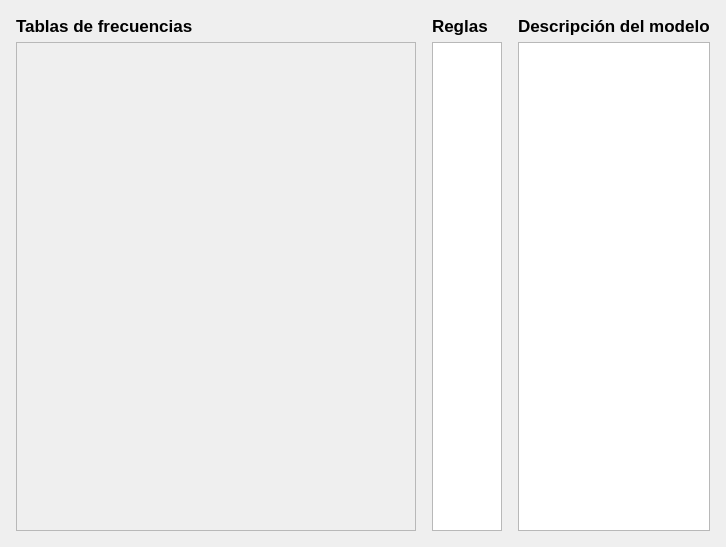
<?xml version="1.0" encoding="UTF-8"?>
<ui version="4.0">
 <class>Form</class>
 <widget class="QWidget" name="Form">
  <property name="geometry">
   <rect>
    <x>0</x>
    <y>0</y>
    <width>715</width>
    <height>547</height>
   </rect>
  </property>
  <property name="windowTitle">
   <string>Form</string>
  </property>
  <layout class="QHBoxLayout" name="horizontalLayout">
   <item>
    <layout class="QVBoxLayout" name="verticalLayout">
     <property name="leftMargin">
      <number>5</number>
     </property>
     <property name="topMargin">
      <number>5</number>
     </property>
     <property name="rightMargin">
      <number>5</number>
     </property>
     <property name="bottomMargin">
      <number>5</number>
     </property>
     <item>
      <widget class="QLabel" name="label">
       <property name="sizePolicy">
        <sizepolicy hsizetype="Preferred" vsizetype="Preferred">
         <horstretch>0</horstretch>
         <verstretch>0</verstretch>
        </sizepolicy>
       </property>
       <property name="font">
        <font>
         <pointsize>13</pointsize>
         <weight>75</weight>
         <bold>true</bold>
        </font>
       </property>
       <property name="text">
        <string>Tablas de frecuencias</string>
       </property>
      </widget>
     </item>
     <item>
      <widget class="QScrollArea" name="scrollArea">
       <property name="sizePolicy">
        <sizepolicy hsizetype="Preferred" vsizetype="Expanding">
         <horstretch>0</horstretch>
         <verstretch>0</verstretch>
        </sizepolicy>
       </property>
       <property name="minimumSize">
        <size>
         <width>400</width>
         <height>0</height>
        </size>
       </property>
       <property name="widgetResizable">
        <bool>true</bool>
       </property>
       <widget class="QWidget" name="scrollAreaWidgetContents">
        <property name="geometry">
         <rect>
          <x>0</x>
          <y>0</y>
          <width>398</width>
          <height>490</height>
         </rect>
        </property>
        <layout class="QVBoxLayout" name="verticalLayout_4"/>
       </widget>
      </widget>
     </item>
    </layout>
   </item>
   <item>
    <layout class="QVBoxLayout" name="verticalLayout_3">
     <property name="leftMargin">
      <number>5</number>
     </property>
     <property name="topMargin">
      <number>5</number>
     </property>
     <property name="rightMargin">
      <number>5</number>
     </property>
     <property name="bottomMargin">
      <number>5</number>
     </property>
     <item>
      <widget class="QLabel" name="label_2">
       <property name="font">
        <font>
         <pointsize>13</pointsize>
         <weight>75</weight>
         <bold>true</bold>
        </font>
       </property>
       <property name="text">
        <string>Reglas</string>
       </property>
      </widget>
     </item>
     <item>
      <widget class="QPlainTextEdit" name="textReglas">
       <property name="sizePolicy">
        <sizepolicy hsizetype="Expanding" vsizetype="Expanding">
         <horstretch>0</horstretch>
         <verstretch>0</verstretch>
        </sizepolicy>
       </property>
       <property name="font">
        <font>
         <pointsize>10</pointsize>
        </font>
       </property>
       <property name="readOnly">
        <bool>true</bool>
       </property>
      </widget>
     </item>
    </layout>
   </item>
   <item>
    <layout class="QVBoxLayout" name="verticalLayout_2">
     <property name="leftMargin">
      <number>5</number>
     </property>
     <property name="topMargin">
      <number>5</number>
     </property>
     <property name="rightMargin">
      <number>5</number>
     </property>
     <property name="bottomMargin">
      <number>5</number>
     </property>
     <item>
      <widget class="QLabel" name="label_3">
       <property name="font">
        <font>
         <pointsize>13</pointsize>
         <weight>75</weight>
         <bold>true</bold>
        </font>
       </property>
       <property name="text">
        <string>Descripción del modelo</string>
       </property>
      </widget>
     </item>
     <item>
      <widget class="QPlainTextEdit" name="textModelo">
       <property name="sizePolicy">
        <sizepolicy hsizetype="Expanding" vsizetype="Expanding">
         <horstretch>0</horstretch>
         <verstretch>0</verstretch>
        </sizepolicy>
       </property>
       <property name="font">
        <font>
         <pointsize>10</pointsize>
        </font>
       </property>
       <property name="readOnly">
        <bool>true</bool>
       </property>
      </widget>
     </item>
    </layout>
   </item>
  </layout>
 </widget>
 <resources/>
 <connections/>
</ui>
